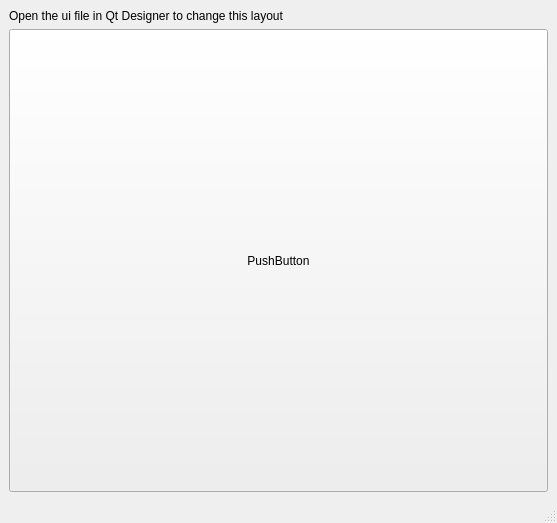
<?xml version="1.0" encoding="UTF-8"?>
<ui version="4.0">
 <class>MainWindow</class>
 <widget class="QMainWindow" name="MainWindow">
  <property name="geometry">
   <rect>
    <x>0</x>
    <y>0</y>
    <width>557</width>
    <height>523</height>
   </rect>
  </property>
  <property name="windowTitle">
   <string>MainWindow</string>
  </property>
  <widget class="QWidget" name="centralwidget">
   <layout class="QVBoxLayout" name="verticalLayout">
    <item>
     <widget class="QLabel" name="label">
      <property name="text">
       <string>Open the ui file in Qt Designer to change this layout</string>
      </property>
     </widget>
    </item>
    <item>
     <widget class="QPushButton" name="my_pushButton">
      <property name="sizePolicy">
       <sizepolicy hsizetype="Minimum" vsizetype="Expanding">
        <horstretch>0</horstretch>
        <verstretch>0</verstretch>
       </sizepolicy>
      </property>
      <property name="text">
       <string>PushButton</string>
      </property>
     </widget>
    </item>
   </layout>
  </widget>
  <widget class="QMenuBar" name="menubar">
   <property name="geometry">
    <rect>
     <x>0</x>
     <y>0</y>
     <width>557</width>
     <height>26</height>
    </rect>
   </property>
  </widget>
  <widget class="QStatusBar" name="statusbar"/>
 </widget>
 <resources/>
 <connections/>
</ui>
